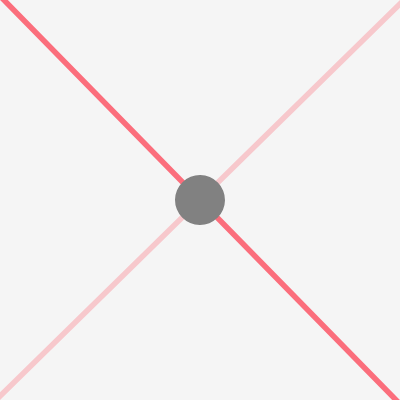
Frame 1 (no input)
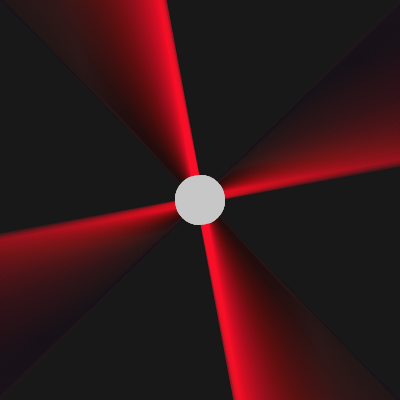
Frame 60 (no input)
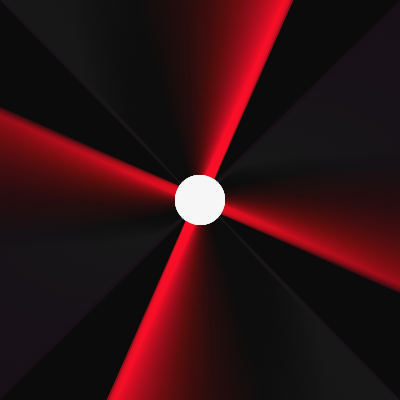
Frame 120 (the mouse pressed at the canvas centre since frame 60)

The p5.js sketch that drew these frames (run headless with seeded random() and noise() and a simulated clock; from frame 60 on, the mouse is pressed at the canvas centre):

// p5.js sketch
// ── sketch.js
// File: 120718

function setup(){
  createCanvas(400,400)
  background(0)
  pixelDensity(displayDensity())
  ellipseMode(CENTER)
}


function draw(){
  background(0,10)
  translate(width/2, height/2)
  rotate(frameCount * 0.01)
  translate(-width/2, -height/2)
  stroke(255, 16, 39, 150)
  let something = map(sin(frameCount * 0.01), -1, 1, 1, 10)
  strokeWeight(something)
  line(0,0, width, height)
  
  stroke(255, 16, 39, 50)
  line(width,0, 0, height)
  
  noStroke()
  fill(map(something, 1, 10, 0, 255))
  ellipse(width/2, height/2, 50, 50)
}
